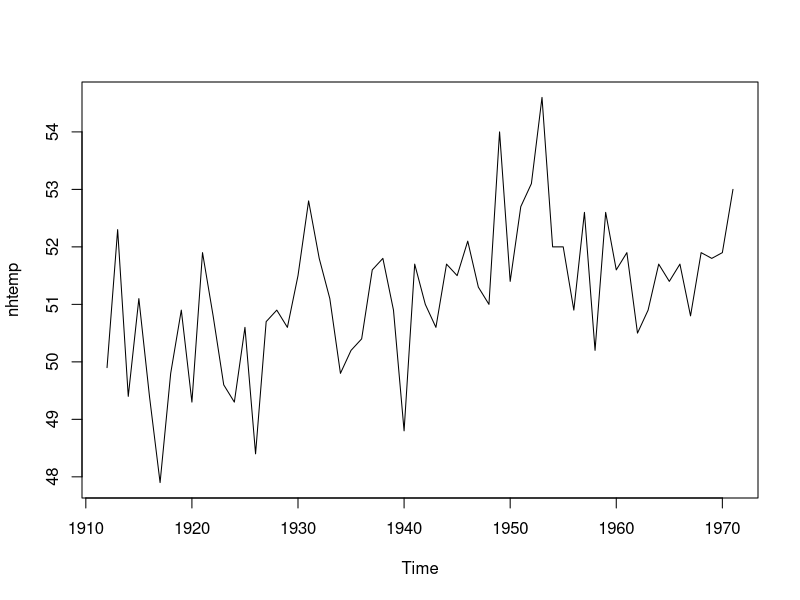
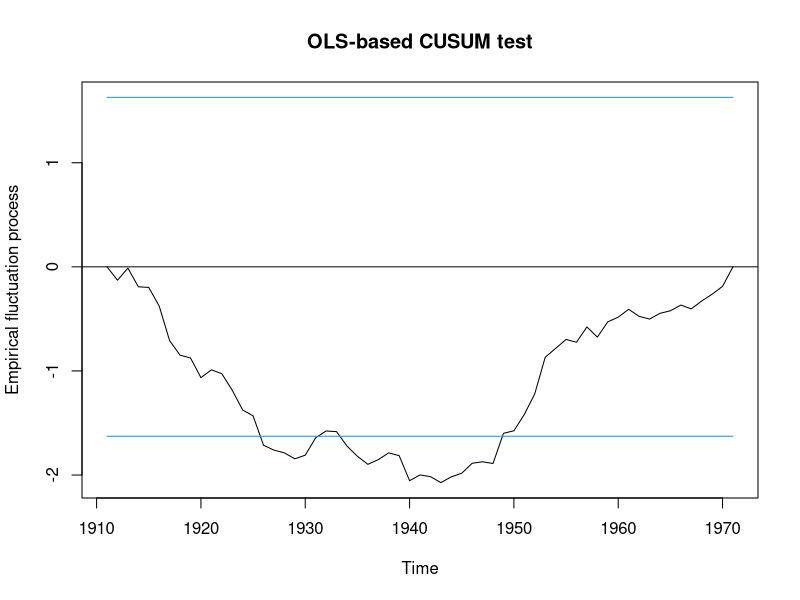

Recreate these plots in R, in order.
library(strucchange)


### Name: boundary.efp
### Title: Boundary for Empirical Fluctuation Processes
### Aliases: boundary.efp
### Keywords: regression

### ** Examples

## Load dataset "nhtemp" with average yearly temperatures in New Haven
data("nhtemp")
## plot the data
plot(nhtemp)

## test the model null hypothesis that the average temperature remains constant
## over the years
## compute OLS-CUSUM fluctuation process
temp.cus <- efp(nhtemp ~ 1, type = "OLS-CUSUM")
## plot the process without boundaries
plot(temp.cus, alpha = 0.01, boundary = FALSE)
## add the boundaries in another colour
bound <- boundary(temp.cus, alpha = 0.01)
lines(bound, col=4)
lines(-bound, col=4)
